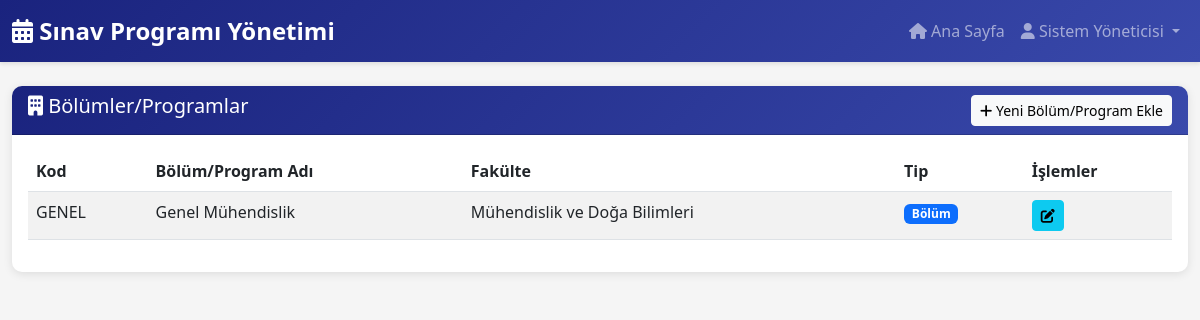
/admin/departments (signed in), run on the app's committed database.
### modeller.py (models this page shows, shortened)
class User(UserMixin, db.Model):
    __tablename__ = 'users'
    id = db.Column(db.Integer, primary_key=True)
    username = db.Column(db.String(80), unique=True, nullable=False)
    email = db.Column(db.String(120), unique=True, nullable=False)
    password_hash = db.Column(db.String(255), nullable=False)
    role = db.Column(db.String(20), nullable=False)
    department = db.Column(db.String(100), nullable=True)
    program = db.Column(db.String(100), nullable=True)
    name = db.Column(db.String(100), nullable=True)
    created_at = db.Column(db.DateTime, default=datetime.utcnow)
    courses = db.relationship('Course', backref='instructor', lazy=True, foreign_keys='Course.instructor_id')
    exam_schedules = db.relationship('ExamSchedule', backref='teacher', lazy=True)
    def is_admin(self):
        return self.role == 'admin'
    def is_teacher(self):
        return self.role == 'teacher'

class Department(db.Model):
    __tablename__ = 'departments'
    id = db.Column(db.Integer, primary_key=True)
    name = db.Column(db.String(100), nullable=False)
    code = db.Column(db.String(20), unique=True, nullable=True)
    faculty_id = db.Column(db.Integer, db.ForeignKey('faculties.id'), nullable=False)
    is_myo = db.Column(db.Boolean, default=False)
    courses = db.relationship('Course', backref='department', lazy=True, cascade='all, delete-orphan')

class Faculty(db.Model):
    __tablename__ = 'faculties'
    id = db.Column(db.Integer, primary_key=True)
    name = db.Column(db.String(100), unique=True, nullable=False)
    code = db.Column(db.String(20), unique=True, nullable=True)
    departments = db.relationship('Department', backref='faculty', lazy=True, cascade='all, delete-orphan')

### ana.py (the view)
@app.route('/admin/departments', methods=['GET', 'POST'])
@login_required
def manage_departments():
    if not current_user.is_admin(): return redirect(url_for('dashboard'))
    if request.method == 'POST':
        db.session.add(Department(name=request.form.get('name'), code=request.form.get('code'), faculty_id=request.form.get('faculty_id'), is_myo=request.form.get('is_myo') == 'on'))
        db.session.commit()
        flash('Bölüm eklendi!', 'success')
        return redirect(url_for('manage_departments'))
    return render_template('manage_departments.html', departments=Department.query.all(), faculties=Faculty.query.all())

### ana.py (called while the page is built)
@login_manager.user_loader
def load_user(user_id):
    return User.query.get(int(user_id))

### templates/manage_departments.html (shortened to what this page needs)
{% extends "base.html" %}
{% block content %}
<div class="card">
    <div class="card-header d-flex justify-content-between align-items-center">
        <h5><i class="fas fa-building"></i> Bölümler/Programlar</h5>
        <button class="btn btn-light btn-sm" data-bs-toggle="modal" data-bs-target="#addDepartmentModal">
            <i class="fas fa-plus"></i> Yeni Bölüm/Program Ekle
        </button>
    </div>
    <div class="card-body">
        <div class="table-responsive">
            <table class="table table-striped">
                <thead>
                    <tr>
                        <th>Kod</th>
                        <th>Bölüm/Program Adı</th>
                        <th>Fakülte</th>
                        <th>Tip</th>
                        <th>İşlemler</th>
                    </tr>
                </thead>
                <tbody>
                    {% for dept in departments %}
                    <tr>
                        <td>{{ dept.code or '-' }}</td>
                        <td>{{ dept.name }}</td>
                        <td>{{ dept.faculty.name if dept.faculty else '-' }}</td>
                        <td>
                            {% if dept.is_myo %}
                            <span class="badge bg-warning">MYO</span>
                            {% else %}
                            <span class="badge bg-primary">Bölüm</span>
                            {% endif %}
                        </td>
                        <td>
                            <a href="#" class="btn btn-sm btn-info">
                                <i class="fas fa-edit"></i>
                            </a>
                        </td>
                    </tr>
                    {% else %}
                    <tr>
                        <td colspan="5" class="text-center">Henüz bölüm/program eklenmemiş.</td>
                    </tr>
                    {% endfor %}
                </tbody>
            </table>
        </div>
    </div>
</div>
{% endblock %}

### templates/base.html (shortened to what this page needs)
<!DOCTYPE html>
<html lang="tr">
<head>
    <link href="https://cdn.jsdelivr.net/npm/bootstrap@5.3.0/dist/css/bootstrap.min.css" rel="stylesheet">
    <link href="https://cdnjs.cloudflare.com/ajax/libs/font-awesome/6.4.0/css/all.min.css" rel="stylesheet">
</head>
<body>
    <nav class="navbar navbar-expand-lg navbar-dark">
        <div class="container-fluid">
            <a class="navbar-brand" href="{{ url_for('dashboard') }}">
                <i class="fas fa-calendar-alt"></i> Sınav Programı Yönetimi
            </a>
            <div class="collapse navbar-collapse" id="navbarNav">
                <ul class="navbar-nav ms-auto">
                    {% if current_user.is_authenticated %}
                    <li class="nav-item">
                        <a class="nav-link" href="{{ url_for('dashboard') }}">
                            <i class="fas fa-home"></i> Ana Sayfa
                        </a>
                    </li>
                    <li class="nav-item dropdown">
                        <a class="nav-link dropdown-toggle" href="#" id="navbarDropdown" role="button" data-bs-toggle="dropdown">
                            <i class="fas fa-user"></i> {{ current_user.name or current_user.username }}
                        </a>
                    </li>
                    {% else %}
                    <li class="nav-item">
                        <a class="nav-link" href="{{ url_for('login') }}">Giriş</a>
                    </li>
                    {% endif %}
                </ul>
            </div>
        </div>
    </nav>
    <div class="container-fluid mt-4">
        {% block content %}{% endblock %}
    </div>
</body>
</html>

### templates/base.html (style rules this page uses)
:root { --primary-color: #1a237e; --secondary-color: #3949ab; --accent-color: #5c6bc0; }
body { background-color: #f5f5f5; font-family: 'Segoe UI', Tahoma, Geneva, Verdana, sans-serif; }
.navbar { background: linear-gradient(135deg, var(--primary-color) 0%, var(--secondary-color) 100%); box-shadow: 0 2px 4px rgba(0,0,0,0.1); }
.navbar-brand { font-weight: bold; font-size: 1.5rem; }
.card { border: none; border-radius: 10px; box-shadow: 0 2px 10px rgba(0,0,0,0.1); margin-bottom: 20px; }
.card-header { background: linear-gradient(135deg, var(--primary-color) 0%, var(--secondary-color) 100%); color: white; border-radius: 10px 10px 0 0 !important; font-weight: bold; }
.table { background-color: white; }
.table thead { background-color: var(--primary-color); color: white; }

### data on the page
User: name "Sistem Yöneticisi"
Department: code "GENEL", name "Genel Mühendislik", faculty "Mühendislik ve Doğa Bilimleri", is_myo "Bölüm"
